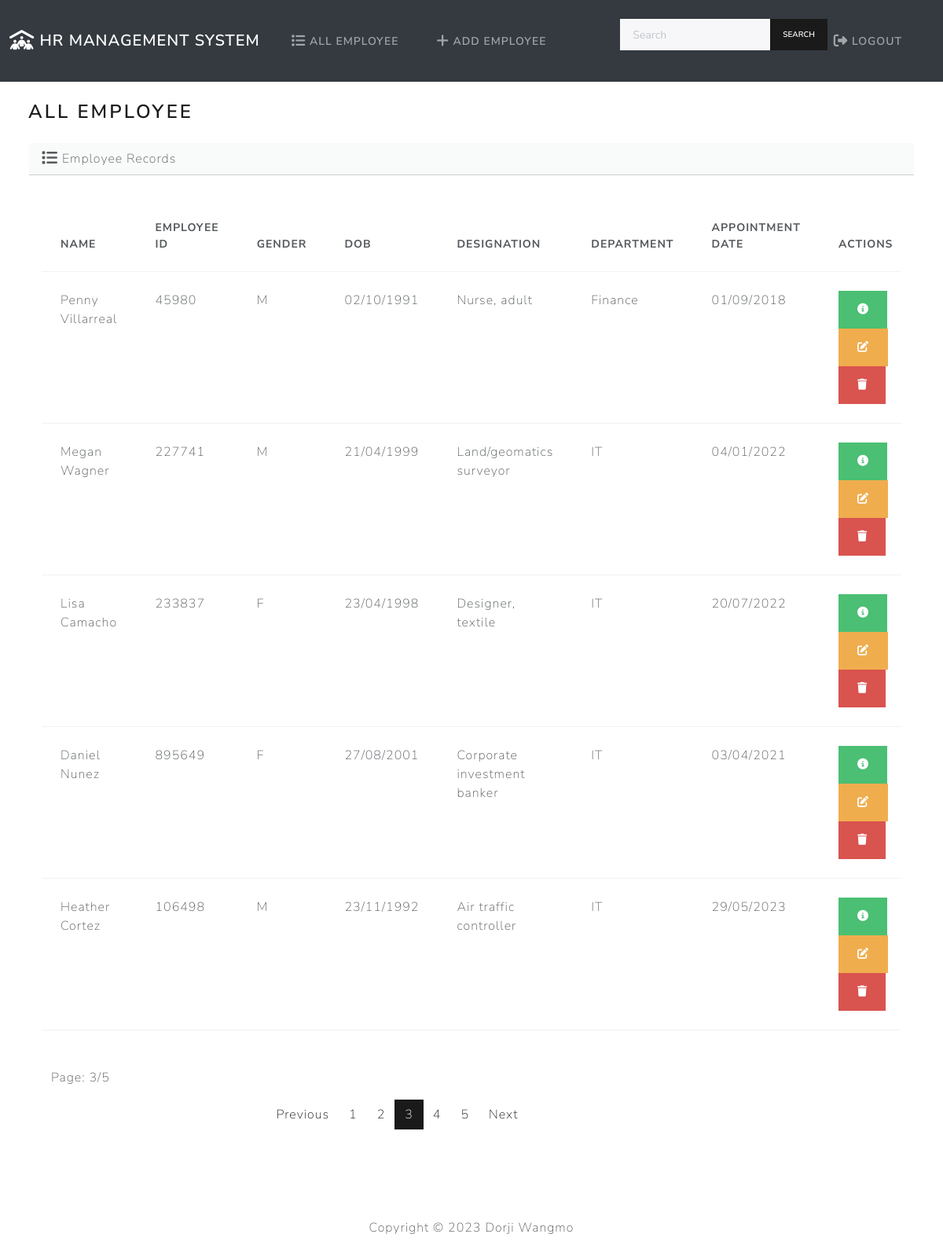
The app's page /index/?page=3 (signed in) with its own data.
### employee/models.py (models this page shows, shortened)
class Employee(models.Model):
    name = models.CharField(max_length=255)
    employee_id = models.PositiveIntegerField(unique=True)
    GENDER_CHOICES = (
        ('M', 'Male'),
        ('F', 'Female'),
    )
    gender = models.CharField(max_length=1, choices=GENDER_CHOICES)
    dob = models.DateField()
    def formatted_dob(self):
        return self.dob.strftime('%d/%m/%Y')
    designation = models.CharField(max_length=255)
    department = models.CharField(max_length=255)
    appointment_date = models.DateField()
    def formatted_appointment_date(self):
        return self.appointment_date.strftime('%d/%m/%Y')

### employee/views.py (the view)
# urls.py: path('index/', views.index, name='index'),
@login_required
def index(request):
    employees = Employee.objects.all()
    if 'q' in request.GET:
        q = request.GET['q']
        employees = Employee.objects.filter(name__icontains=q)
    else:
        employees = Employee.objects.all()
    items_per_page = 5
    paginator = Paginator(employees, items_per_page)
    page_number = request.GET.get('page')
    page = paginator.get_page(page_number)
    return render(request, 'employee/index.html', {
        'employees': page,
    })

### employee/templates/employee/index.html (shortened to what this page needs)
{% extends "employee/base.html" %}
{% if user.is_authenticated %}
{% block body%}
<h3 class="m-4">All Employee</h3>
<div class="row">
    <div class="col-12">
        {% if employees %}
        <div class="card border-light ms-4 me-4 mb-3" >
            <div class="card-header">
                <i class="fa-solid fa-list fa-lg"></i> Employee Records
            </div>
            <div class="card-body">
              <p class="card-text">
                <div class="table-responsive">
                    <table class="table table-hover">
                        <thead>
                          <tr>
                            <th scope="col">Name</th>
                            <th scope="col">Employee ID</th>
                            <th scope="col">Gender</th>
                            <th scope="col">DOB</th>
                            <th scope="col">Designation</th>
                            <th scope="col">Department</th>
                            <th scope="col">Appointment Date</th>
                            <th scope="col">Actions</th>
                          </tr>
                        </thead>
                        <tbody>
                            {% for employee in employees %}
                                <tr>
                                    <td>{{ employee.name }}</td>
                                    <td>{{ employee.employee_id }}</td>
                                    <td>{{ employee.gender }}</td>
                                    <td>{{ employee.formatted_dob }}</td>
                                    <td>{{ employee.designation }}</td>
                                    <td>{{ employee.department }}</td>
                                    <td>{{ employee.formatted_appointment_date}}</td>
                                    <td>
                                        <button type="button" class="btn btn-success me-1" href="{% url 'view_employee' employee.id %}" data-bs-toggle="modal" data-bs-target="#myModal{{employee.id}}">
                                            <i class="fa-solid fa-circle-info "></i>
                                        </button>
                                          <a class="btn btn-warning me-1" href="{% url 'edit' employee.id %}">
                                            <i class="fa-solid fa-pen-to-square "></i>
                                          </a>
                                          <button type="button" class="btn btn-danger" data-bs-toggle="modal" data-bs-target="#delete{{employee.id}}">
                                            <i class="fa-solid fa-trash"></i>
                                          </button>
                                    </td>
                                </tr>
                            {% endfor %}
                        </tbody>
                      </table>
<div class="container">
  <div class="row my-5 ">
      <p>Page: {{ employees.number }}/{{ employees.paginator.num_pages }}</p>
      <div class="col-md-4 offset-md-3">
          <nav aria-label="...">
              <ul class="pagination">
                  {% if employees.has_previous %}
                      <li class="page-item"><a class="page-link" href="?page={{ employees.previous_page_number }}">Previous</a></li>
                  {% else %}
                      <li class="page-item disabled"><a class="page-link" href="#">Previous</a></li>
                  {% endif %}
                  {% for num in employees.paginator.page_range %}
                      {% if num == employees.number %}
                          <li class="page-item active" aria-current="page"><span class="page-link">{{ num }}</span></li>
                      {% else %}
                          <li class="page-item"><a class="page-link" href="?page={{ num }}">{{ num }}</a></li>
                      {% endif %}
                  {% endfor %}
                  {% if employees.has_next %}
                      <li class="page-item"><a class="page-link" href="?page={{ employees.next_page_number }}">Next</a></li>
                  {% else %}
                      <li class="page-item disabled"><a class="page-link" href="#">Next</a></li>
                  {% endif %}
              </ul>
          </nav>
      </div>
  </div>
</div>
                </div>
              </p>
            </div>
          </div>
        {% else %}
            <h5 class="alert alert-primary ms-4 me-4">No Employee Record</h5>
        {% endif %}
    </div>
</div>
{% endblock %}
{% endif %}

### records on screen
Employee: name "Penny Villarreal", employee_id "45980", gender "M", formatted_dob "02/10/1991", designation "Nurse, adult", department "Finance", formatted_appointment_date "01/09/2018"
Employee: name "Megan Wagner", employee_id "227741", gender "M", formatted_dob "21/04/1999", designation "Land/geomatics surveyor", department "IT", formatted_appointment_date "04/01/2022"
Employee: name "Lisa Camacho", employee_id "233837", gender "F", formatted_dob "23/04/1998", designation "Designer, textile", department "IT", formatted_appointment_date "20/07/2022"
Employee: name "Daniel Nunez", employee_id "895649", gender "F", formatted_dob "27/08/2001", designation "Corporate investment banker", department "IT", formatted_appointment_date "03/04/2021"
Employee: name "Heather Cortez", employee_id "106498", gender "M", formatted_dob "23/11/1992", designation "Air traffic controller", department "IT", formatted_appointment_date "29/05/2023"

### other values on screen
{{ employees.number }} "3"
{{ employees.paginator.num_pages }} "5"
{{ num }} "1" "2" "4" "5"
{{ num }} "3"
